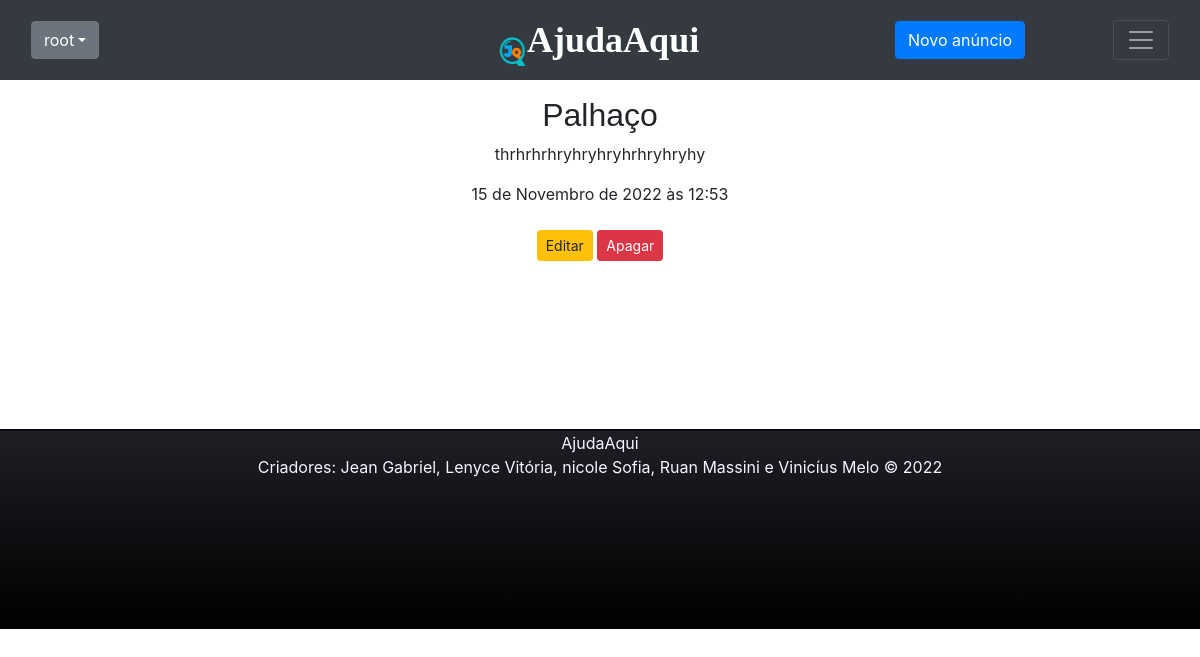
The app's page /anuncio/9/ (signed in) with its own data.
### anuncio/models.py (models this page shows, shortened)
class Anuncio(models.Model):
    autor = models.ForeignKey(User,  on_delete=models.CASCADE)
    tipoSv = models.CharField(max_length=200, verbose_name='Tipo de Serviço:')
    descSv = models.TextField(verbose_name='Descrição:')
    data_publicacao = models.DateTimeField(auto_now_add=True)
    email = models.EmailField(verbose_name='Email:')
    endereco = models.CharField(max_length=50, verbose_name='Endereço:')
    telefone = models.CharField(max_length=20, verbose_name='Telefone:')

### anuncio/views.py (the view)
# urls.py: path('anuncio/<int:pk>/', views.AnuncioDetail.as_view(), name='anuncioDetail'),
class AnuncioDetail(GroupRequiredMixin, LoginRequiredMixin, DetailView):
    login_url = reverse_lazy('login')
    group_required = [u"Admin", u"User"]
    model = Anuncio

### anuncio/templates/anuncio/anuncio_detail.html (shortened to what this page needs)
{% extends "anuncio/base.html" %}
{% block content %}
<br>
   {% if request.user.is_authenticated %}
        <div class="col-md-5 mx-auto">
            {% if anuncio.data_publicacao %}
                <h2 style="text-align: center">{{ anuncio.tipoSv }}</h2>
                <p style="text-align: center">{{ anuncio.descSv|linebreaksbr }}</p>
                <div class="data" style="text-align: center">
                    {{ anuncio.data_publicacao}}
                </div>
            {% endif %}
            <br>
            <div class="alhinhar" style="text-align: center">
                <a class="btn btn-warning btn-sm" href="{% url 'anuncio:anuncioEdit' pk=anuncio.id %}">Editar</a>
                <a class="btn btn-danger btn-sm" href="{% url 'anuncio:anuncioDelete' pk=anuncio.id %}">Apagar</a>
             </div>
        </div>
    {% endif %}
    <br>
    <br>
    <br>
    <br>
    <br>
    <br>
    <br>
{% endblock %}

### anuncio/templates/anuncio/base.html (shortened to what this page needs)
<!DOCTYPE html>
{% load static %}
<html lang="pt-br">
<head>
    <link href="https://cdn.jsdelivr.net/npm/bootstrap@5.2.2/dist/css/bootstrap.min.css" rel="stylesheet"
>
    <link rel="stylesheet" href="https://cdn.jsdelivr.net/npm/bootstrap@4.6.2/dist/css/bootstrap.min.css"
>
    <link rel="stylesheet" href="{% static 'css/anuncio.css' %}">
</head>
<body>
    {% if request.user.is_authenticated %}
    <nav class="navbar navbar-dark bg-dark fixed-top">
        <div class="container-fluid">
            <div class="dropdown">
                <a class="btn btn-secondary dropdown-toggle" href="#" role="button" data-bs-toggle="dropdown"
                    aria-expanded="false">{{ request.user }}</a>
            </div>
            {% endif %}
            {% if request.user.is_authenticated %}
            <a class="navbar-brand" href="/" style="color:rgb(255, 255, 255)">
                <img src="{% static 'img/ajuda.png' %}" alt="Logo" width="30" height="32"
                    class="d-inline-block align-text-top"><strong
                    style="font-size: 36px; font-family: Lucida Sans;">AjudaAqui</strong></a>
            <div class="centralizar">
                <a href="{% url 'anuncio:anuncioCreate' %}" class="btn btn-primary">Novo anúncio</a>
            </div>
            <button class="navbar-toggler" type="button" data-bs-toggle="offcanvas"
                data-bs-target="#offcanvasDarkNavbar" aria-controls="offcanvasDarkNavbar">
                <span class="navbar-toggler-icon"></span>
            </button>
        </div>
    </nav>
    {% endif %}
    <br>
    <br>
    <br>
    <div class="meio">
        {% block content %}
        {% endblock %}
    </div>
    {% if request.user.is_authenticated %}
    <div class="rodape">
        <footer>
            <p>AjudaAqui<br>Criadores: Jean Gabriel, Lenyce Vitória, nicole Sofia, Ruan Massini e Vinicíus Melo &copy; 2022</p>
        </footer>
    </div>
    {% endif %}
</body>
</html>

### anuncio/static/CSS/anuncio.css (style rules this page uses)
h1, h2, h3, h4 { font-family: Arial; }
.navbar-brand { font-family: 'Times New Roman' }
.centralizar { position:absolute; top:50%; left:80%; transform: translate(-50%, -50%); }
.rodape { background-image: linear-gradient(to bottom, rgb(30, 30, 37), black); height: 200px; border-top: 2px solid rgb(4, 7, 12); }
footer p { color: #f5f5ff; text-align: center; top: 500%; position: relative; }

### records on screen
Anuncio: tipoSv "Palhaço", descSv "thrhrhrhryhryhryhrhryhryhy", data_publicacao "15 de Novembro de 2022 às 12:53"

### other values on screen
{{ request.user }} "root"
